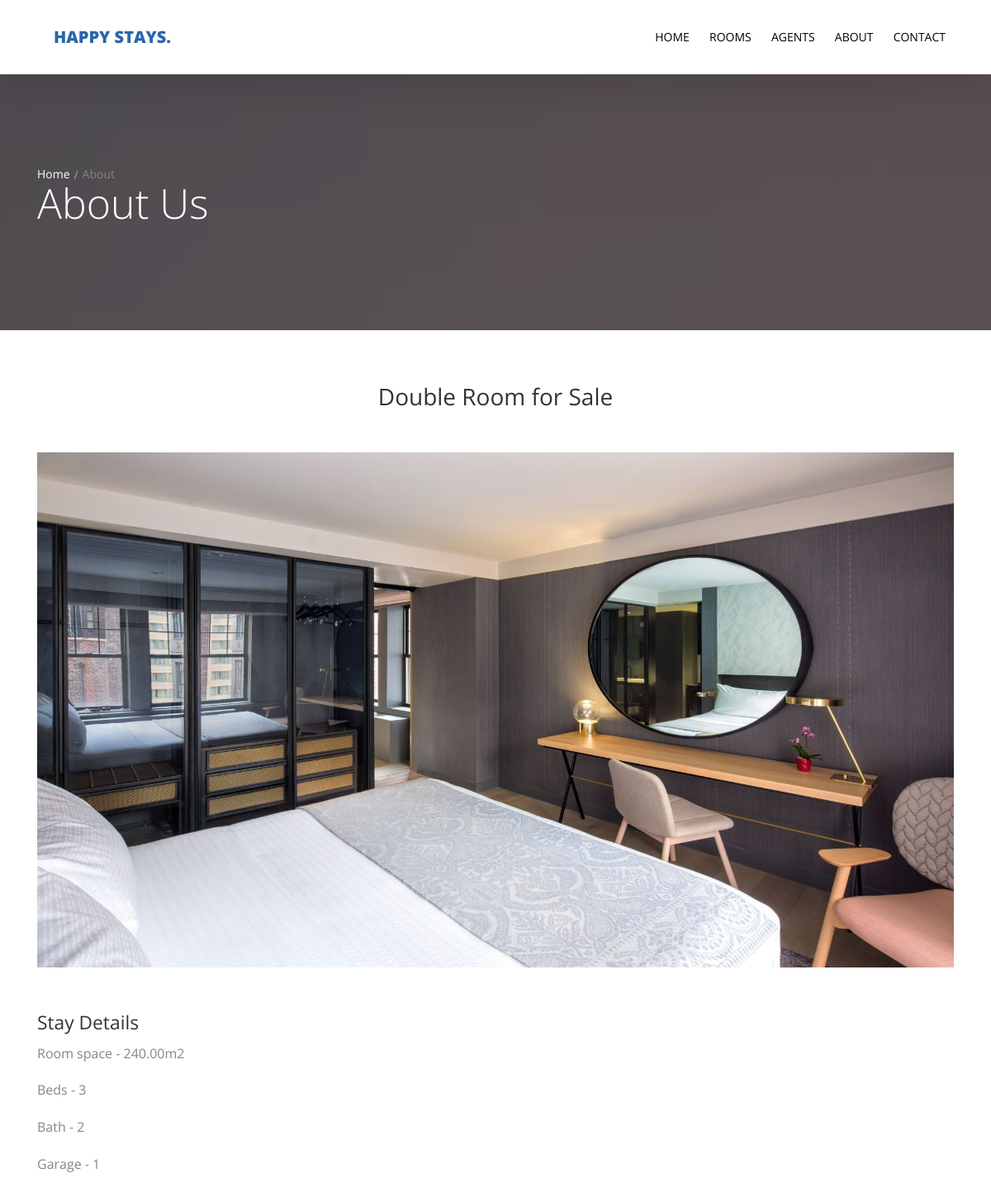
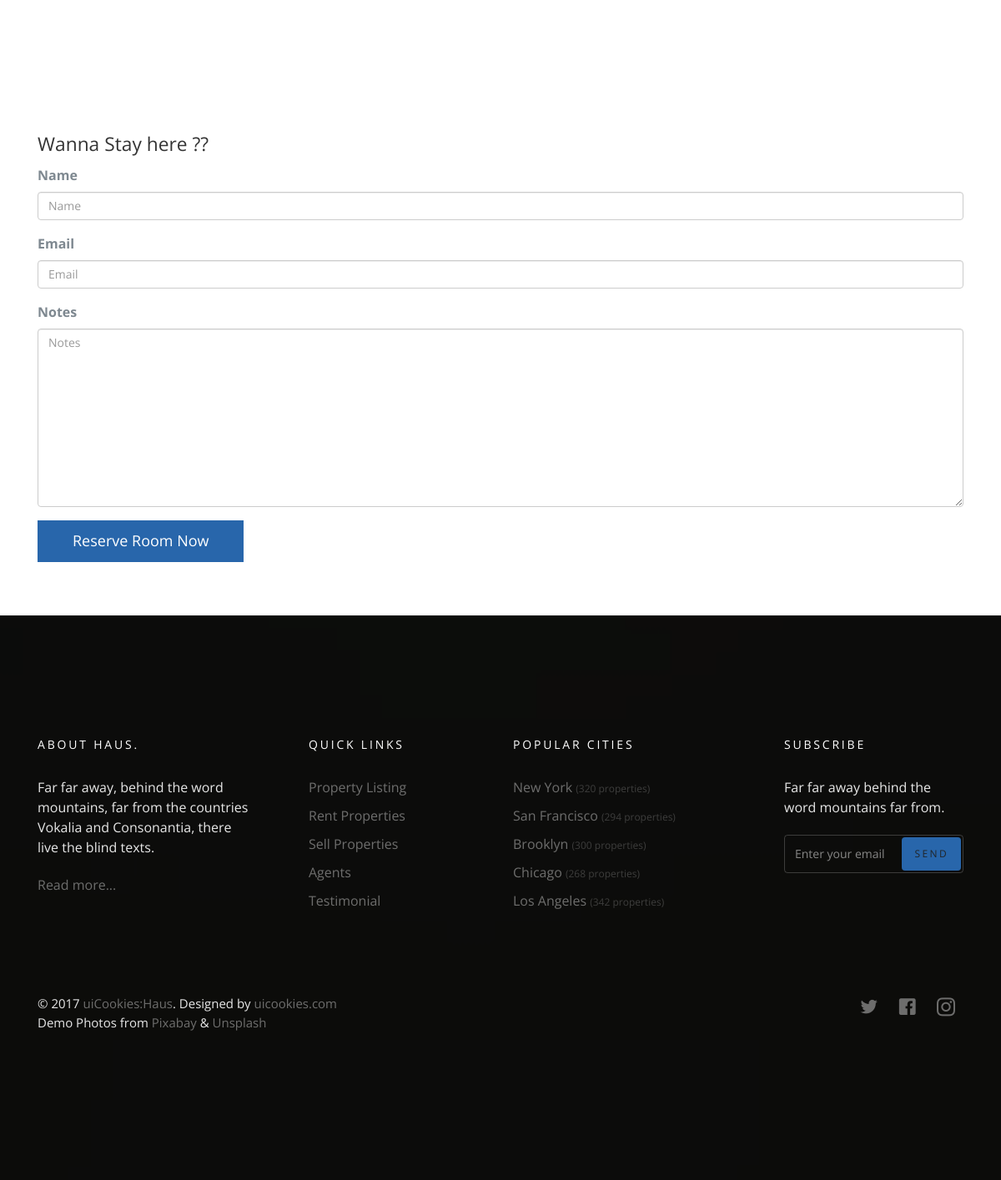
Page /property/2 on the committed database (2 pictures, top to bottom).
### property/models.py (models this page shows)
class Property(models.Model):
    name = models.CharField(max_length=50)
    property_type = models.CharField(choices=property_type, max_length=10)
    area = models.DecimalField(decimal_places=2, max_digits=8)
    price = models.PositiveIntegerField()
    category = models.ForeignKey(
        'Category', null=True, on_delete=models.SET_NULL)
    bed_count = models.PositiveIntegerField()
    bath_count = models.PositiveIntegerField()
    garage_count = models.PositiveIntegerField()
    image = models.ImageField(upload_to='property/', null=True)
    location = models.CharField(max_length=50, null=True)
    def __str__(self):
        return self.name
    class Meta:
        verbose_name = "Property"
        verbose_name_plural = "Rooms"

### property/views.py (the view)
# urls.py: path('<int:id>', views.property_detail, name="property_detail"),
def property_detail(request, id):
    property_detail = Property.objects.get(id=id)
    template = "property/detail.html"
    if request.method == "POST":
        reserve_form = ReserveForm(request.POST)
        if reserve_form.is_valid():
            reserve_form.save()
            return redirect('property:property_detail', id=id)
    else:
        reserve_form = ReserveForm()
    context = {
        "property_detail": property_detail,
        "reserve_form": reserve_form
    }
    return render(request, template, context)

### property/forms.py
class ReserveForm(forms.ModelForm):
    class Meta:
        model = Reserve
        fields = "__all__"

### property/templates/property/detail.html (shortened to what this page needs)
{% extends "base.html" %}
{% load bootstrap5 %}
{% block body %}
<section class="probootstrap-slider flexslider2 page-inner">
  <div class="overlay"></div>
  <div class="probootstrap-wrap-banner">
    <div class="container">
      <div class="row">
        <div class="col-md-8">
          <div class="page-title probootstrap-animate">
            <div class="probootstrap-breadcrumbs">
              <a href="#">Home</a><span>About</span>
            </div>
            <h1>About Us</h1>
          </div>
        </div>
      </div>
    </div>
  </div>
  <ul class="slides">
    <li style="background-image: url(img/slider_1.jpg)"></li>
  </ul>
</section>
<section class="probootstrap-section">
  <div class="container">
    <div class="row heading">
      <div class="col-md-12">
        <h2 class="mt0 mb50 text-center">{{property_detail}}</h2>
      </div>
    </div>
    <div class="row">
      <div class="col-md-12">
        <p>
          <img
            src="{{property_detail.image.url}}"
            class="img-responsive"
            alt="Free Bootstrap Template by uicookies.com"
          />
        </p>
      </div>
    </div>
    <div class="row">
      <div class="col-md-12">
        <h2>Stay Details</h2>
        <p>Room space - {{property_detail.area}}m2</p>
        <p>Beds - {{property_detail.bed_count}}</p>
        <p>Bath - {{property_detail.bath_count}}</p>
        <p>Garage - {{property_detail.garage_count}}</p>
      </div>
    </div>
  </div>
</section>
<section class="probootstrap-section">
  <div class="container">
    <div class="row">
      <div class="col-md-12">
        <h2>Wanna Stay here ??</h2>
        <form action="" method="POST">
          {% bootstrap_form reserve_form %}
          {% bootstrap_button button_type="submit" content="Reserve Room Now" %}
        </form>
      </div>
    </div>
  </div>
</section>
{% endblock body %}

### rows in the picture
Property: name "Double Room for Sale", image (picture), area "240.00", bed_count "3", bath_count "2", garage_count "1"
